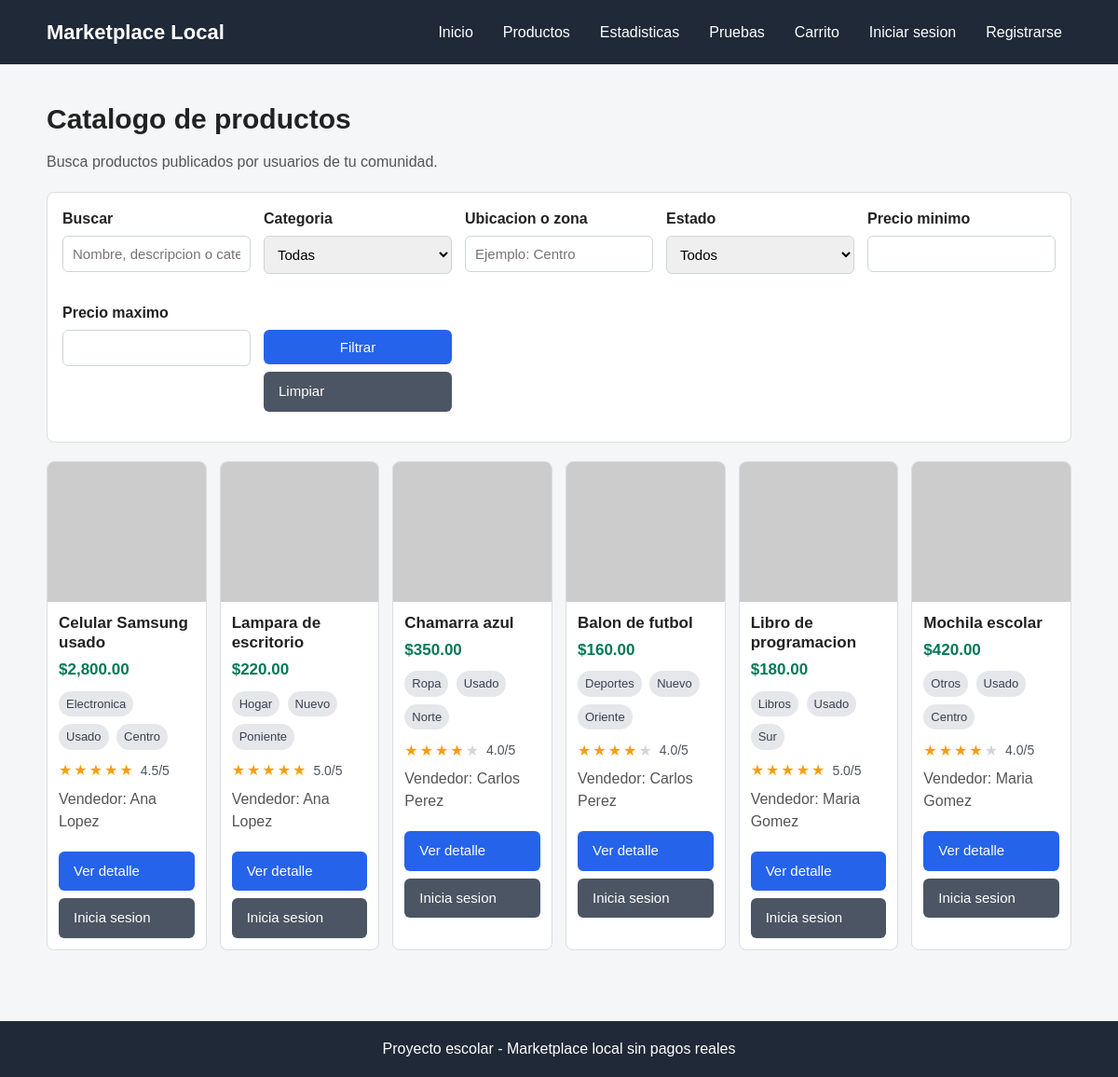
The page /productos.php on the database its author committed.
### tables this page shows
CREATE TABLE productos (
    id_producto INT AUTO_INCREMENT PRIMARY KEY,
    id_usuario INT NOT NULL,
    id_categoria INT NOT NULL,
    nombre VARCHAR(120) NOT NULL,
    descripcion TEXT NOT NULL,
    precio DECIMAL(10,2) NOT NULL,
    ubicacion VARCHAR(120) NOT NULL,
    estado ENUM('Nuevo', 'Usado') NOT NULL,
    imagen VARCHAR(255),
    disponible TINYINT(1) DEFAULT 1,
    fecha_publicacion TIMESTAMP DEFAULT CURRENT_TIMESTAMP,
    FOREIGN KEY (id_usuario) REFERENCES usuarios(id_usuario)
        ON DELETE CASCADE,
    FOREIGN KEY (id_categoria) REFERENCES categorias(id_categoria)
        ON DELETE RESTRICT
);

CREATE TABLE categorias (
    id_categoria INT AUTO_INCREMENT PRIMARY KEY,
    nombre VARCHAR(80) NOT NULL
);

CREATE TABLE usuarios (
    id_usuario INT AUTO_INCREMENT PRIMARY KEY,
    nombre VARCHAR(100) NOT NULL,
    correo VARCHAR(100) NOT NULL UNIQUE,
    password VARCHAR(255) NOT NULL,
    telefono VARCHAR(20),
    fecha_registro TIMESTAMP DEFAULT CURRENT_TIMESTAMP
);

### productos.php (the view, shortened to what this page needs)
<?php
require_once "conexion.php";
$busqueda = isset($_GET["busqueda"]) ? trim($_GET["busqueda"]) : "";
$ubicacion = isset($_GET["ubicacion"]) ? trim($_GET["ubicacion"]) : "";
$precio_minimo = isset($_GET["precio_minimo"]) ? $_GET["precio_minimo"] : "";
$precio_maximo = isset($_GET["precio_maximo"]) ? $_GET["precio_maximo"] : "";
$sql = "SELECT productos.*, categorias.nombre AS categoria, usuarios.nombre AS vendedor,
               calificaciones.promedio AS promedio_calificacion,
               calificaciones.total AS total_calificaciones
        FROM productos
        INNER JOIN categorias ON productos.id_categoria = categorias.id_categoria
        INNER JOIN usuarios ON productos.id_usuario = usuarios.id_usuario
        LEFT JOIN (
            SELECT id_producto, AVG(calificacion) AS promedio, COUNT(*) AS total
            FROM comentarios
            GROUP BY id_producto
        ) AS calificaciones ON productos.id_producto = calificaciones.id_producto
        WHERE productos.disponible = 1";
$sql .= " ORDER BY productos.fecha_publicacion DESC";
$consulta = $conexion->prepare($sql);
$consulta->execute();
$productos = $consulta->get_result();
?>
<!DOCTYPE html>
<html lang="es">
<head>
    <link rel="stylesheet" href="css/estilos.css">
</head>
<body>
    <header class="encabezado">
        <div class="contenedor barra-navegacion">
            <a class="logo" href="index.php">Marketplace Local</a>
            <nav>
                <ul class="menu">
                    <li><a href="index.php">Inicio</a></li>
                    <li><a href="productos.php">Productos</a></li>
                    <li><a href="estadisticas.php">Estadisticas</a></li>
                    <li><a href="pruebas.php">Pruebas</a></li>
                    <li><a href="carrito.php">Carrito</a></li>
                    <?php if (isset($_SESSION["id_usuario"])): ?>
                        <li><a href="publicar.php">Publicar</a></li>
                        <li><a href="perfil.php">Mi perfil</a></li>
                        <li><a href="logout.php">Cerrar sesion</a></li>
                    <?php else: ?>
                        <li><a href="login.php">Iniciar sesion</a></li>
                        <li><a href="registro.php">Registrarse</a></li>
                    <?php endif; ?>
                </ul>
            </nav>
        </div>
    </header>
    <main class="seccion">
        <div class="contenedor">
            <h1 class="titulo">Catalogo de productos</h1>
            <p class="texto">Busca productos publicados por usuarios de tu comunidad.</p>
            <form class="filtros" action="productos.php" method="GET">
                <div class="campo">
                    <label for="busqueda">Buscar</label>
                    <input
                        type="text"
                        id="busqueda"
                        name="busqueda"
                        value="<?php echo htmlspecialchars($busqueda); ?>"
                        placeholder="Nombre, descripcion o categoria"
                    >
                </div>
                <div class="campo">
                    <label for="id_categoria">Categoria</label>
                    <select id="id_categoria" name="id_categoria">
                        <option value="">Todas</option>
                    </select>
                </div>
                <div class="campo">
                    <label for="ubicacion">Ubicacion o zona</label>
                    <input
                        type="text"
                        id="ubicacion"
                        name="ubicacion"
                        value="<?php echo htmlspecialchars($ubicacion); ?>"
                        placeholder="Ejemplo: Centro"
                    >
                </div>
                <div class="campo">
                    <label for="estado">Estado</label>
                    <select id="estado" name="estado">
                        <option value="">Todos</option>
                    </select>
                </div>
                <div class="campo">
                    <label for="precio_minimo">Precio minimo</label>
                    <input
                        type="number"
                        id="precio_minimo"
                        name="precio_minimo"
                        min="0"
                        step="0.01"
                        value="<?php echo htmlspecialchars($precio_minimo); ?>"
                    >
                </div>
                <div class="campo">
                    <label for="precio_maximo">Precio maximo</label>
                    <input
                        type="number"
                        id="precio_maximo"
                        name="precio_maximo"
                        min="0"
                        step="0.01"
                        value="<?php echo htmlspecialchars($precio_maximo); ?>"
                    >
                </div>
                <div class="campo">
                    <label>&nbsp;</label>
                    <div class="acciones-filtros">
                        <button type="submit">Filtrar</button>
                        <a class="boton boton-secundario" href="productos.php">Limpiar</a>
                    </div>
                </div>
            </form>
            <div class="grid-productos">
                <?php if ($productos->num_rows > 0): ?>
                    <?php while ($producto = $productos->fetch_assoc()): ?>
                        <article class="tarjeta-producto">
                            <?php if (!empty($producto["imagen"])): ?>
                                <img
                                    src="img/productos/<?php echo htmlspecialchars($producto["imagen"]); ?>"
                                    alt="<?php echo htmlspecialchars($producto["nombre"]); ?>"
                                >
                            <?php else: ?>
                                <img src="https://via.placeholder.com/400x300?text=Sin+imagen" alt="Sin imagen">
                            <?php endif; ?>
                            <div class="contenido-producto">
                                <h2><?php echo htmlspecialchars($producto["nombre"]); ?></h2>
                                <p class="precio">$<?php echo number_format($producto["precio"], 2); ?></p>
                                <span class="etiqueta"><?php echo htmlspecialchars($producto["categoria"]); ?></span>
                                <span class="etiqueta"><?php echo htmlspecialchars($producto["estado"]); ?></span>
                                <span class="etiqueta"><?php echo htmlspecialchars($producto["ubicacion"]); ?></span>
                                <?php if ($producto["total_calificaciones"] > 0): ?>
                                    <div class="bloque-calificacion">
                                        <?php echo renderizar_estrellas($producto["promedio_calificacion"]); ?>
                                        <span class="texto-calificacion">
                                            <?php echo number_format($producto["promedio_calificacion"], 1); ?>/5
                                        </span>
                                    </div>
                                <?php else: ?>
                                    <span class="etiqueta">Sin calificaciones</span>
                                <?php endif; ?>
                                <p class="texto">
                                    Vendedor: <?php echo htmlspecialchars($producto["vendedor"]); ?>
                                </p>
                                <div class="acciones-tarjeta">
                                    <a class="boton" href="detalle.php?id=<?php echo $producto["id_producto"]; ?>">
                                        Ver detalle
                                    </a>
                                    <?php if (isset($_SESSION["id_usuario"])): ?>
                                        <form action="productos.php" method="POST">
                                            <input type="hidden" name="id_producto" value="<?php echo $producto["id_producto"]; ?>">
                                            <button type="submit" name="agregar_carrito">Agregar al carrito</button>
                                        </form>
                                    <?php else: ?>
                                        <a class="boton boton-secundario" href="login.php">Inicia sesion</a>
                                    <?php endif; ?>
                                </div>
                            </div>
                        </article>
                    <?php endwhile; ?>
                <?php else: ?>
                    <p class="texto">No se encontraron productos con esos filtros.</p>
                <?php endif; ?>
            </div>
        </div>
    </main>
    <footer class="pie">
        <div class="contenedor">
            <p>Proyecto escolar - Marketplace local sin pagos reales</p>
        </div>
    </footer>
</body>
</html>

### conexion.php (shortened to what this page needs)
<?php
if (!function_exists("renderizar_estrellas")) {
    function renderizar_estrellas($calificacion)
    {
        $calificacion_redondeada = (int) round((float) $calificacion);
        $calificacion_redondeada = max(0, min(5, $calificacion_redondeada));
        $salida = '<span class="estrellas" aria-label="Calificacion de ' . number_format((float) $calificacion, 1) . ' de 5">';
        for ($i = 1; $i <= 5; $i++) {
            $clase = $i <= $calificacion_redondeada ? "estrella activa" : "estrella";
            $salida .= '<span class="' . $clase . '">&#9733;</span>';
        }
        $salida .= "</span>";
        return $salida;
    }
}
?>

### css/estilos.css (style rules this page uses)
* { box-sizing: border-box; margin: 0; padding: 0; }
body { background-color: #f4f6f8; color: #222; font-family: Arial, Helvetica, sans-serif; line-height: 1.5; }
a { color: inherit; text-decoration: none; }
img { max-width: 100%; display: block; }
.contenedor { width: min(1100px, 92%); margin: 0 auto; }
.encabezado { background-color: #1f2937; color: #fff; padding: 18px 0; }
.barra-navegacion { align-items: center; display: flex; flex-wrap: wrap; gap: 16px; justify-content: space-between; }
.logo { font-size: 22px; font-weight: bold; }
.menu { display: flex; flex-wrap: wrap; gap: 12px; list-style: none; }
.menu a { border-radius: 6px; padding: 8px 10px; }
.seccion { padding: 36px 0; }
.titulo { font-size: 30px; margin-bottom: 12px; }
.texto { color: #555; margin-bottom: 20px; }
.boton, button, input[type="submit"] { background-color: #2563eb; border: none; border-radius: 6px; color: #fff; cursor: pointer; display: inline-block; font-size: 15px; padding: 10px 16px; }
.boton-secundario { background-color: #4b5563; }
.campo { margin-bottom: 16px; }
.campo label { display: block; font-weight: bold; margin-bottom: 6px; }
.campo input, .campo textarea, .campo select { border: 1px solid #cfd4dc; border-radius: 6px; font-size: 15px; padding: 10px; width: 100%; }
.grid-productos { display: grid; gap: 14px; grid-template-columns: repeat(auto-fit, minmax(170px, 1fr)); margin-top: 20px; }
.tarjeta-producto { background-color: #fff; border: 1px solid #ddd; border-radius: 8px; overflow: hidden; }
.tarjeta-producto img { aspect-ratio: 1 / 1; background-color: #eef1f5; height: 150px; object-fit: cover; object-position: center; width: 100%; }
.contenido-producto { padding: 12px; }
.acciones-tarjeta { display: grid; gap: 8px; margin-top: 12px; }
.contenido-producto h2, .contenido-producto h3 { font-size: 17px; line-height: 1.25; margin-bottom: 6px; }
.precio { color: #047857; font-size: 17px; font-weight: bold; margin: 6px 0; }
.etiqueta { background-color: #e5e7eb; border-radius: 999px; color: #374151; display: inline-block; font-size: 13px; margin: 4px 4px 4px 0; padding: 4px 8px; }
.bloque-calificacion { align-items: center; display: flex; flex-wrap: wrap; gap: 8px; margin: 8px 0; }
.estrellas { display: inline-flex; gap: 2px; }
.estrella { color: #d1d5db; font-size: 16px; line-height: 1; }
.estrella.activa { color: #f59e0b; }
.texto-calificacion { color: #4b5563; font-size: 14px; }
.filtros { background-color: #fff; border: 1px solid #ddd; border-radius: 8px; display: grid; gap: 14px; grid-template-columns: repeat(auto-fit, minmax(170px, 1fr)); margin-top: 20px; padding: 16px; }
.acciones-filtros { display: grid; gap: 8px; }
.pie { background-color: #1f2937; color: #fff; margin-top: 40px; padding: 18px 0; text-align: center; }

### rows shown on the page
productos: nombre "Celular Samsung usado", precio "2,800.00", id_categoria.nombre "Electronica", estado "Usado", ubicacion "Centro", promedio_calificacion "4.5", id_usuario.nombre "Ana Lopez"
productos: nombre "Lampara de escritorio", precio "220.00", id_categoria.nombre "Hogar", estado "Nuevo", ubicacion "Poniente", promedio_calificacion "5.0", id_usuario.nombre "Ana Lopez"
productos: nombre "Chamarra azul", precio "350.00", id_categoria.nombre "Ropa", estado "Usado", ubicacion "Norte", promedio_calificacion "4.0", id_usuario.nombre "Carlos Perez"
productos: nombre "Balon de futbol", precio "160.00", id_categoria.nombre "Deportes", estado "Nuevo", ubicacion "Oriente", promedio_calificacion "4.0", id_usuario.nombre "Carlos Perez"
productos: nombre "Libro de programacion", precio "180.00", id_categoria.nombre "Libros", estado "Usado", ubicacion "Sur", promedio_calificacion "5.0", id_usuario.nombre "Maria Gomez"
productos: nombre "Mochila escolar", precio "420.00", id_categoria.nombre "Otros", estado "Usado", ubicacion "Centro", promedio_calificacion "4.0", id_usuario.nombre "Maria Gomez"
